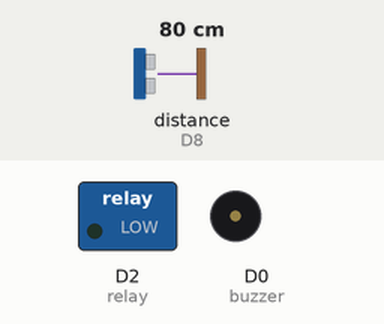
Recording of a sketch running on a simulated ESP8266 (NodeMCU). Shown: switched loads named in the sketch (green lamp = pin HIGH), buzzer (waves = sounding, pin HIGH). Wiring (inferred from the names in the program): ultrasonic range finder: trigger D7; echo D8. The test bench sets the inputs (shaded band); at power-on: distance to the obstacle (sensor on D8) 80 cm. The echo pulse lasts 58.3 µs per cm; WiFi joins after 1.5 s; servers stay silent unless stated; pins used as bus, display or sensor lines are not drawn; what the sketch prints to the serial monitor is not drawn.

Above: at 2.7 s.
2.8 s: distance to the obstacle (sensor on D8) set to 16 cm
6.2 s: distance to the obstacle (sensor on D8) set to 13 cm
At 7.1 s:
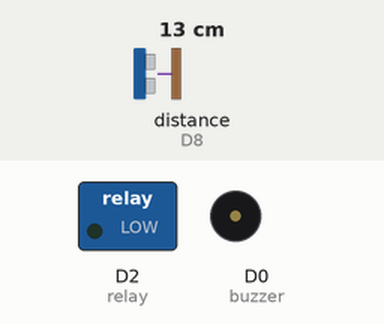
9.2 s: distance to the obstacle (sensor on D8) set to 9 cm
10.7 s: distance to the obstacle (sensor on D8) set to 6 cm
At 11.2 s:
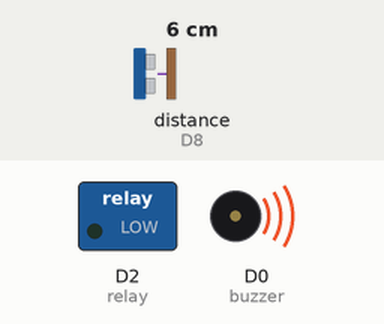
Timing chart, 0 to 13.2 s (numbered marks = the images above; inputs shaded):
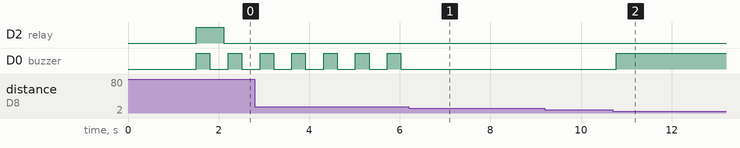

Measured:
- the behaviour switches between 15 and 14 cm on distance to the obstacle (sensor on D8) (found by bisection; images 0 and 1)
- the behaviour switches between 8 and 7 cm on distance to the obstacle (sensor on D8) (found by bisection; images 1 and 2)
- after the input at 6.2 s, D0 (buzzer): stops changing and stays LOW
- after the input at 9.2 s, every drawn part: stays the same
- after the input at 10.7 s, D0 (buzzer): LOW → HIGH after 0.08 s
- by itself, D0 (buzzer): alternates HIGH for 0.30 s and LOW for 0.40 s

The sketch:

Water_level_monitoring_system2.ino
```cpp
 #include <ESP8266WiFi.h>

// WiFi credentials
const char* ssid = "Nikhilt";
const char* password = "123456789";

// Define component pins
#define trig D7
#define echo D8
#define buzzer D0   // Buzzer pin
#define relay D2    // Motor control relay

// Define tank max level (in CM)
int MaxLevel = 20;
int Level1 = (MaxLevel * 75) / 100;
int Level2 = (MaxLevel * 65) / 100;
int Level3 = (MaxLevel * 55) / 100;
int Level4 = (MaxLevel * 45) / 100;
int Level5 = (MaxLevel * 35) / 100;

// Web server on port 80
WiFiServer server(80);

// Store the HTML web page
String webPage = R"rawliteral(
<!DOCTYPE html>
<html lang="en">
<head>
    <meta charset="UTF-8">
    <meta name="viewport" content="width=device-width, initial-scale=1.0">
    <title>Water Level Monitoring</title>
    <style>
        body { font-family: Arial, sans-serif; background-color: #f4f4f4; margin: 0; padding: 0; }
        header { background-color: #0078D7; color: white; padding: 1rem 0; text-align: center; }
        .container { max-width: 800px; margin: 2rem auto; background: white; padding: 2rem; box-shadow: 0 0 10px rgba(0, 0, 0, 0.1); }
        h1, h2 { color: #333; }
        footer { background-color: #0078D7; color: white; text-align: center; padding: 1rem 0; margin-top: 2rem; }
    </style>
</head>
<body>
    <header>
        <h1>Water Level Monitoring System</h1>
    </header>
    <div class="container">
        <h2>Water Level: <span id="level">Loading...</span> cm</h2>
        <h2>Status: <span id="status">Loading...</span></h2>
        <h2>Motor Status: <span id="motorStatus">Loading...</span></h2>
        <h2>Buzzer Status: <span id="buzzerStatus">Loading...</span></h2>
    </div>
    <footer>
        <p>&copy; 2024 Water Level Monitoring System</p>
    </footer>
    <script>
        setInterval(() => {
            fetch('/level')
                .then(response => response.json())
                .then(data => {
                    document.getElementById('level').textContent = data.level;
                    document.getElementById('status').textContent = data.status;
                    document.getElementById('motorStatus').textContent = data.motorStatus;
                    document.getElementById('buzzerStatus').textContent = data.buzzerStatus;
                });
        }, 1000);  // Update every second
    </script>
</body>
</html>
)rawliteral";

void setup() {
  Serial.begin(115200); // Debugging

  // Connect to Wi-Fi
  WiFi.begin(ssid, password);
  Serial.print("Connecting to WiFi");
  while (WiFi.status() != WL_CONNECTED) {
    delay(100);  // Reduced delay to avoid long waiting time
    Serial.print(".");
  }
  Serial.println("\nWiFi connected!");
  Serial.print("IP Address: ");
  Serial.println(WiFi.localIP());

  // Start the server
  server.begin();

  // Set up pins
  pinMode(trig, OUTPUT);
  pinMode(echo, INPUT);
  pinMode(buzzer, OUTPUT);
  pinMode(relay, OUTPUT);

  digitalWrite(relay, HIGH); // Initially turn off relay (motor off)
  digitalWrite(buzzer, LOW); // Initially turn off buzzer
}

void loop() {
  WiFiClient client = server.available(); // Check for incoming client
  if (client) {
    Serial.println("New Client Connected");
    String request = client.readStringUntil('\r');
    client.flush();

    if (request.indexOf("/level") >= 0) {
      // Handle water level API request
      int distance = measureDistance();
      String status = getStatus(distance);

      String motorStatus = (digitalRead(relay) == LOW) ? "ON" : "OFF";
      String buzzerStatus = (digitalRead(buzzer) == HIGH) ? "ON" : "OFF";

      String jsonResponse = "{\"level\":" + String(distance) + ",\"status\":\"" + status + "\",\"motorStatus\":\"" + motorStatus + "\",\"buzzerStatus\":\"" + buzzerStatus + "\"}";
      client.println("HTTP/1.1 200 OK");
      client.println("Content-Type: application/json");
      client.println("Connection: close");
      client.println();
      client.println(jsonResponse);
    } else {
      // Serve the HTML page
      client.println("HTTP/1.1 200 OK");
      client.println("Content-Type: text/html");
      client.println("Connection: close");
      client.println();
      client.println(webPage);
    }

    delay(1);
    Serial.println("Client Disconnected");
  }

  // Measure distance and control buzzer/relay
  int distance = measureDistance();
  controlBuzzerAndRelay(distance);

  delay(100); // Reduced delay for better responsiveness
}

// Measure distance using ultrasonic sensor
int measureDistance() {
  digitalWrite(trig, LOW);
  delayMicroseconds(2);  // Reduced delay for more accurate readings
  digitalWrite(trig, HIGH);
  delayMicroseconds(10);
  digitalWrite(trig, LOW);

  long duration = pulseIn(echo, HIGH);
  int distance = duration / 29 / 2;
  return distance;
}

// Determine water level status
String getStatus(int distance) {
  if (distance >= Level1) return "Very Low";
  else if (distance >= Level2) return "Low";
  else if (distance >= Level3) return "Medium";
  else if (distance >= Level4) return "High";
  else return "Full";
}

// Control Buzzer and Relay based on water level
void controlBuzzerAndRelay(int distance) {
  if (distance >= Level1) {
    // Tank is empty, buzzer on/off twice
    digitalWrite(buzzer, HIGH);  // Turn buzzer ON
    delay(300);                   // Wait for 300ms
    digitalWrite(buzzer, LOW);    // Turn buzzer OFF
    delay(300);                   // Wait for 300ms
    digitalWrite(relay, LOW);     // Turn relay OFF (motor off)
  }
  else if (distance <= Level5) {
    // Tank is full, buzzer ON for 5 seconds and relay OFF (motor off)
    digitalWrite(buzzer, HIGH);  // Turn buzzer ON
    delay(5000);                 // Wait for 5000ms (5 seconds)
    digitalWrite(buzzer, LOW);   // Turn buzzer OFF
    digitalWrite(relay, HIGH);   // Turn relay OFF (motor on)
  }
  else {
    // Tank is neither full nor empty, relay stays OFF
    digitalWrite(relay, LOW);    // Turn relay OFF (motor off)
  }
}
```
